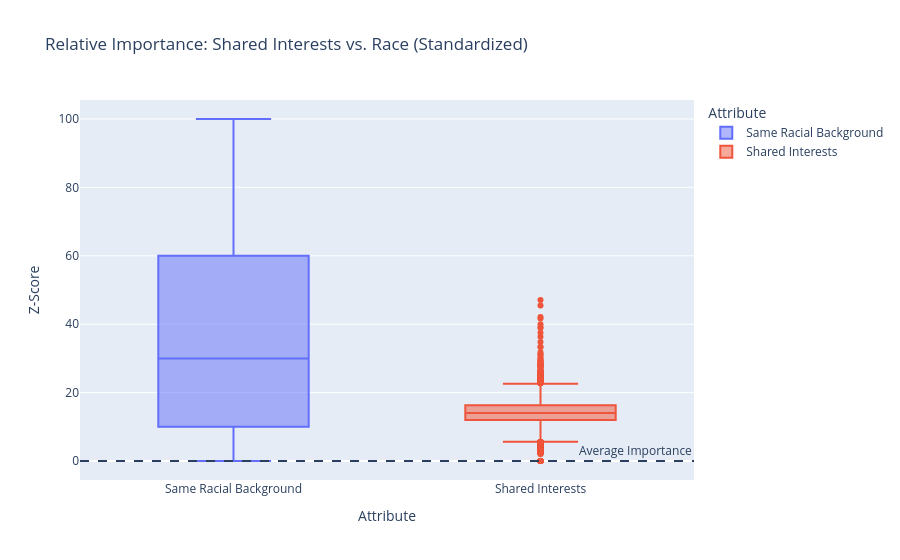

The notebook cell saved with this chart:
### Code cell
# Question 3
df_scaled = df.copy()

columns_compar = ["imprace*10", "shar"]

df_scaled["imprace*10"] = df_scaled["imprace"] * 10


medians = df_scaled[columns_compar].median().round()

df_scaled[columns_compar] = df_scaled[columns_compar].fillna(medians)

# 4. Melt the data for plotting
df_melted_z = df_scaled.melt(
    value_vars=columns_compar, 
    var_name='Attribute', 
    value_name='Z-Score'
)

# Rename for nicer labels in the plot
df_melted_z['Attribute'] = df_melted_z['Attribute'].map({
    'shar': 'Shared Interests', 
    'imprace*10': 'Same Racial Background'
})

# 5. Visualize
fig = px.box(
    df_melted_z, 
    x='Attribute', 
    y='Z-Score', 
    title="Relative Importance: Shared Interests vs. Race (Standardized)",
    color='Attribute',
    points="outliers" # Only show outliers to keep it clean, or "all" to see distribution
)

# Add a zero line to show the average
fig.add_hline(y=0, line_dash="dash", annotation_text="Average Importance")

fig.show()

print("Average Z-Score for Shared Interests:", df_scaled['shar'].median())
print("Average Z-Score for Race Importance:", df_scaled['imprace*10'].median())

### Figure 1 — Plotly figure (JSON) as saved in the notebook; plotly's stock layout.template omitted (floating-point values rounded to 4 significant figures; data arrays with more than 128 entries replaced by an {"elided": "..."} marker saying what was removed)
{"data": [{"alignmentgroup": "True", "boxpoints": "outliers", "hovertemplate": "Attribute=%{x}<br>Z-Score=%{y}<extra></extra>", "legendgroup": "Same Racial Background", "marker": {"color": "#636efa"}, "name": "Same Racial Background", "notched": false, "offsetgroup": "Same Racial Background", "orientation": "v", "showlegend": true, "type": "box", "x": {"elided": "8378 str values"}, "x0": " ", "xaxis": "x", "y": {"elided": "8378 int values"}, "y0": " ", "yaxis": "y"}, {"alignmentgroup": "True", "boxpoints": "outliers", "hovertemplate": "Attribute=%{x}<br>Z-Score=%{y}<extra></extra>", "legendgroup": "Shared Interests", "marker": {"color": "#EF553B"}, "name": "Shared Interests", "notched": false, "offsetgroup": "Shared Interests", "orientation": "v", "showlegend": true, "type": "box", "x": {"elided": "8378 str values"}, "x0": " ", "xaxis": "x", "y": {"elided": "8378 float values"}, "y0": " ", "yaxis": "y"}], "layout": {"annotations": [{"showarrow": false, "text": "Average Importance", "x": 1, "xanchor": "right", "xref": "x domain", "y": 0, "yanchor": "bottom", "yref": "y"}], "boxmode": "overlay", "legend": {"title": {"text": "Attribute"}, "tracegroupgap": 0}, "shapes": [{"line": {"dash": "dash"}, "type": "line", "x0": 0, "x1": 1, "xref": "x domain", "y0": 0, "y1": 0, "yref": "y"}], "title": {"text": "Relative Importance: Shared Interests vs. Race (Standardized)"}, "xaxis": {"anchor": "y", "categoryarray": ["Same Racial Background", "Shared Interests"], "categoryorder": "array", "domain": [0, 1], "title": {"text": "Attribute"}}, "yaxis": {"anchor": "x", "domain": [0, 1], "title": {"text": "Z-Score"}}}}
